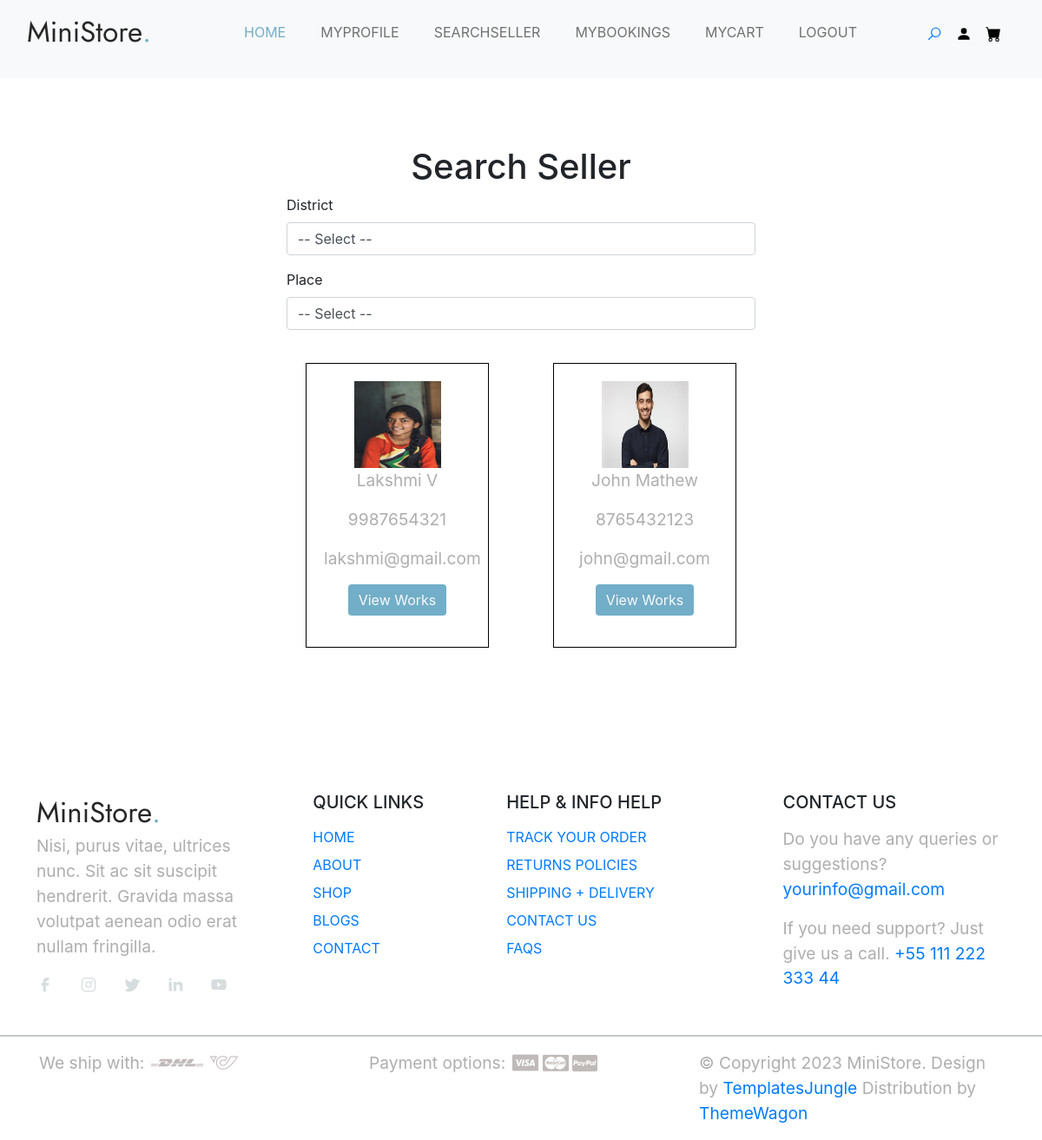
/User/SearchSeller/, run on the app's committed database.
### Guest/models.py (models this page shows)
class tbl_seller(models.Model):
    name=models.CharField(max_length=50)
    contact=models.CharField(max_length=50)
    email=models.EmailField(max_length=50)
    address=models.TextField(max_length=50)
    gender=models.CharField(max_length=50)
    photo=models.FileField(upload_to="MemberDocs/")
    password=models.CharField(max_length=50)
    proof=models.FileField(upload_to="MemberDocs/")
    status=models.IntegerField(default=0)
    place=models.ForeignKey(tbl_place,on_delete=models.CASCADE)

### User/views.py (the view)
# urls.py: path('SearchSeller/',views.searchsell,name="SearchSeller"),
def searchsell(request):
    disdata=tbl_district.objects.all()
    subdata=tbl_place.objects.all()
    rdata=tbl_seller.objects.all()
    if request.method=="POST":
        return render(request,"User/SearchSeller.html",{'rdata': rdata, 'disdata':disdata,'subdata':subdata})
    else:
        return render(request,"User/SearchSeller.html",{'rdata':rdata,'disdata':disdata,'subdata':subdata})

### User/Templates/User/SearchSeller.html (shortened to what this page needs)
{% extends 'User/header.html' %}
{% load static %}
{% block content %}
<!DOCTYPE html>
<html lang="en">
<head>
    <link href="https://stackpath.bootstrapcdn.com/bootstrap/4.5.2/css/bootstrap.min.css" rel="stylesheet">
</head>
<body>
    <div class="container">
        <h1 class="text-center">Search Seller</h1>
        <form action="" method="POST" id="Searchseller" data-places-url="{% url 'Admin:ajaxplace' %}" enctype="multipart/form-data" data-seller-url="{% url 'User:AjxSearch' %}">
            <div class="row justify-content-center">
                <div class="col-md-6">
                    <div class="form-group">
                        <label for="sel_district">District</label>
                        <select name="sel_district" id="sel_district" class="form-control">
                            <option value="">-- Select --</option>
                        </select>
                    </div>
                    <div class="form-group">
                        <label for="sel_place">Place</label>
                        <select name="sel_place" id="sel_place" class="form-control">
                            <option value="">-- Select --</option>
                        </select>
                    </div>
                </div>
            </div>
        </form>
        <div class="row justify-content-center"  id="results">
            {% for seller in rdata %}
                <div class="col-md-3">
                    <div class="seller-card">
                        <img src="{{ seller.photo.url }}" alt="Seller Photo">
                        <p>{{ seller.name }}</p>
                        <p>{{ seller.contact }}</p>
                        <p>{{ seller.email }}</p>
                        <p><a href="{% url 'User:ViewWorks' seller.id %}" class="btn btn-primary">View Works</a></p>
                    </div>
                </div>
            {% endfor %}
        </div>
    </div>
</body>
</html>
{% endblock content %}

### Guest/static/Main/style.css (style rules this page uses)
:root { --accent-color: #717171; --white-color: #fff; --black-color: #000; --gray-color: #F3F3F3; --gray-color-300: #D8D8D8; --gray-color-500: #AEAEAE; --gray-color-800: #3A3A3A; --light-gray-color: #D7DDDF; --primary-color: #72AEC8; --bs-primary-rgb: 114,174,200; --light-color: #f8f9fa; --dark-color: #212529; --light-blue-color: #EDF1F3; --navbar-color-color: #131814; --swiper-theme-color: #4A4A4A; --swiper-pagination-color: #4A4A4A; }
:root { --body-font : "Lato", sans-serif; --heading-font : "Jost", sans-serif; }
*, *::before, *::after { -webkit-box-sizing: border-box; -moz-box-sizing: border-box; box-sizing: border-box; }
html { box-sizing: border-box; }
body { font-family: var(--body-font); font-size: 14px; font-weight: 500; line-height: 1.6; margin: 0; }
p { font-size: 1.2em; color: var(--gray-color-500); }
a { color: var(--dark-color); text-decoration: none; transition: 0.3s color ease-out; }
.btn.btn-primary { background: var(--primary-color); color: var(--light-color); border: none; }

### User/Templates/User/SearchSeller.html (style rules this page uses)
.seller-card { text-align: center; border: 1px solid black; margin: 22px; padding: 20px; }
.seller-card img { width: 100px; height: 100px; }

### data on the page
tbl_seller: photo (picture), name "Lakshmi V", contact "9987654321", email "lakshmi@gmail.com"
tbl_seller: photo (picture), name "John Mathew", contact "8765432123", email "john@gmail.com"
